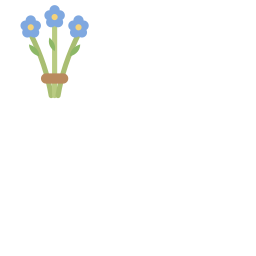
#> input picture tools/art/source/flax_408/reference_flax.png, 256 x 256 px, given in place of reference.png, which was not available
$ python package_r2_details.py ../flax_408/reference_flax.png ../poi_city_park/reference_backdrop.png
#> lines starting #> are read from the running program, lines starting #| are printed output that depends on the picture
"""Document actual camera anchors and optional native-pixel lettering crops."""
from pathlib import Path
import json,sys
from PIL import Image,ImageOps,ImageDraw,ImageFont
ROOT=Path(__file__).resolve().parents[4];slug=sys.argv[1];rev=sys.argv[2] if len(sys.argv)>2 else 'r2';doc=ROOT/'docs/design'/(slug+'-2026-10-07')
fit=json.loads((ROOT/'tools/art/source'/slug/'camera-r2.json').read_text());(doc/'camera-registration.json').write_text(json.dumps(fit,indent=2)+'\n')
#> (reads tools/art/source/milk_tea_shop/camera-r2.json from the repository)
font=ImageFont.truetype('/usr/share/fonts/TTF/DejaVuSans.ttf',22)
ref=ImageOps.pad(Image.open(doc/'reference.png').convert('RGB'),(1400,1400),color='#eee7df');run=Image.open(doc/'godot-whole.png').convert('RGB')
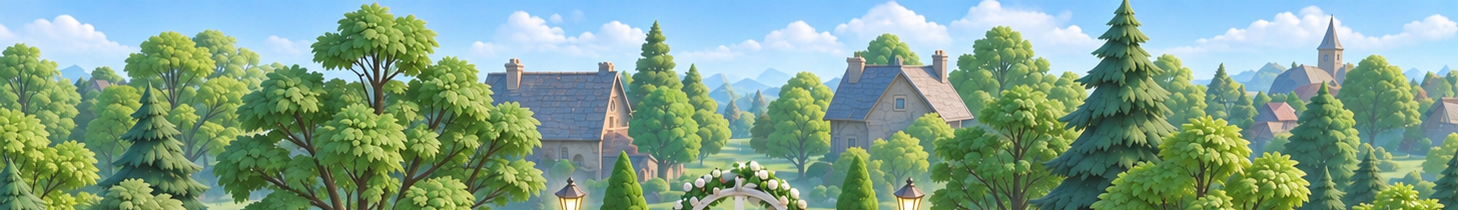
#> input picture tools/art/source/poi_city_park/reference_backdrop.png, 1458 x 210 px, given in place of godot-whole.png, which was not available
#> further down, run is the input picture: PIL image 1458x210 RGB; mean R, G, B 129.5, 162.1, 140.1
for im,key in [(ref,'observed_letterboxed_corners'),(run,'fitted_corners')]:
 dr=ImageDraw.Draw(im);pts=fit[key]
 for name,(x,y) in zip(['left','front','right'],pts):
  dr.ellipse((x-9,y-9,x+9,y+9),outline='#d52950',width=4);dr.text((x-55,y-35),name,font=font,fill='#d52950')
 back=[pts[0][j]+pts[2][j]-pts[1][j] for j in (0,1)];x,y=back
 dr.rectangle((x-8,y-8,x+8,y+8),outline='#365ce3',width=3);dr.text((x+10,y),'inferred back',font=font,fill='#365ce3')
#> this loop made 2 passes
#> (key, pts, x, y) on passes 1 to 2: ('observed_letterboxed_corners', [[79.79, 921.2], [839.6, 1277.6], [1345.6, 958.4]], 585.8, 602.1), ('fitted_corners', [[94.4, 953.6], [806.4, 1275.2], [1364.3, 928.5]], 652.3, 606.8)
can=Image.new('RGB',(2800,1455),'#eee7df');can.paste(ref,(0,55));can.paste(run,(1400,55));dr=ImageDraw.Draw(can)
#> after `can = Image.new('RGB', (2800, 1455), '#eee7df')`:
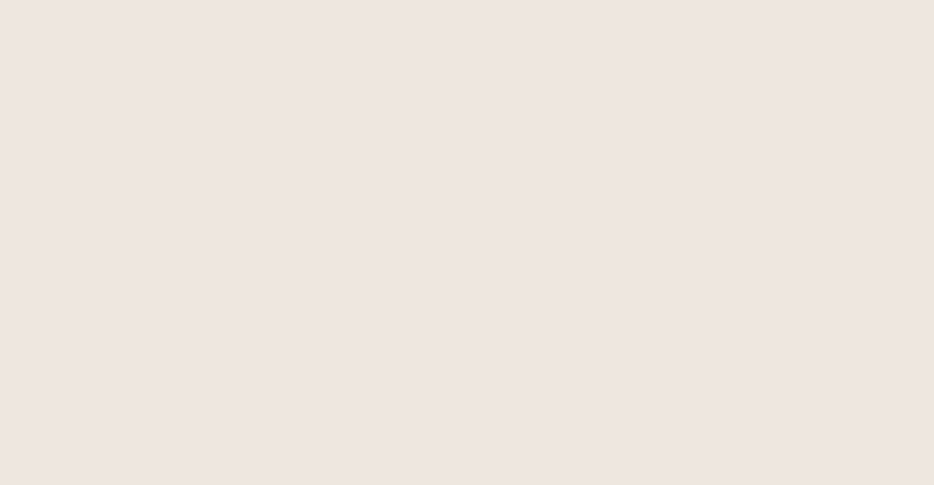
#> can: PIL image 2800x1455 RGB (shown at 1/3 size); mean R, G, B 238, 231, 223
#> after `can.paste(ref, (0, 55))`:
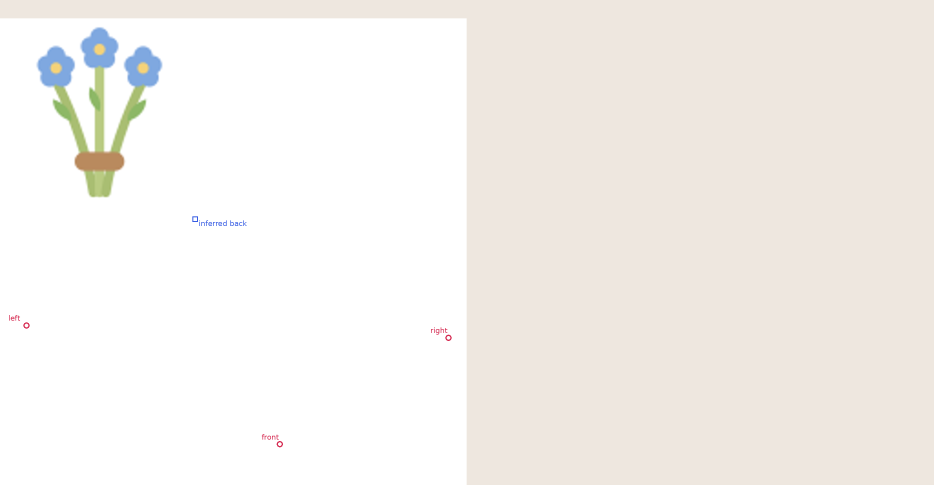
#> can: PIL image 2800x1455 RGB (shown at 1/3 size); mean R, G, B 244.5, 241.2, 236.8
#> after `can.paste(run, (1400, 55))`:
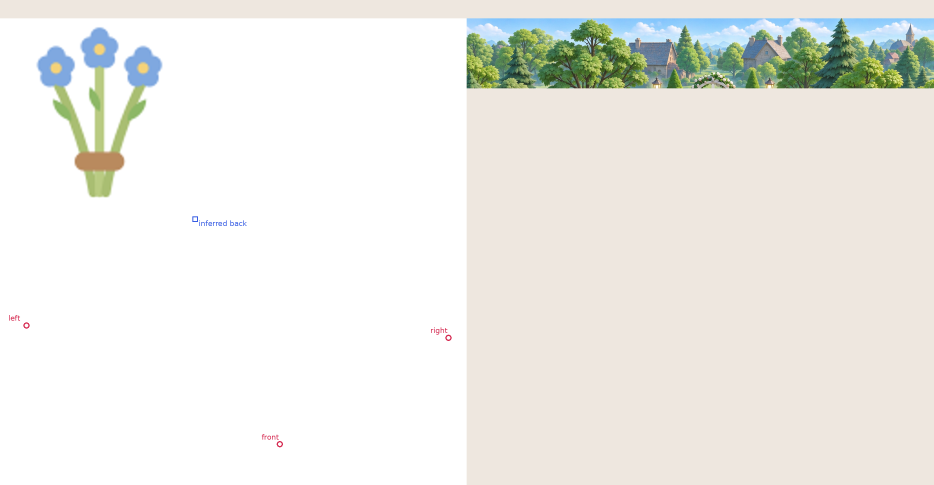
#> can: PIL image 2800x1455 RGB (shown at 1/3 size); mean R, G, B 236.6, 236.2, 230.7
dr.text((20,15),'Reference plinth edge intersections',font=font,fill='#443b37');dr.text((1420,15),'Rigid fit / residuals '+', '.join(f'{n:.1f}' for n in fit['residual_px'])+' px; no model scaling',font=font,fill='#443b37');can.save(doc/'camera-registration.png')
#> after `dr.text((20, 15), 'Reference plinth edge intersections', font=font, fi`:
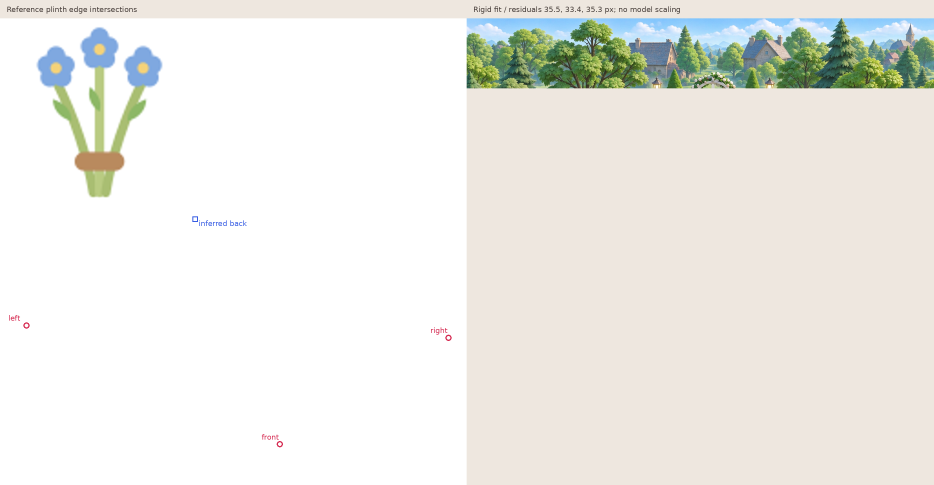
#> saved as camera-registration.png: PIL image 2800x1455 RGB (shown at 1/3 size); mean R, G, B 236.5, 236, 230.5
p=doc/'signage-crops.json'
if p.exists():
 boxes=json.loads(p.read_text());whole=Image.open(doc/'godot-whole.png').convert('RGB');w=max(480,max((r['box'][2]-r['box'][0])*3+50 for r in boxes));big_top=max(220,max(r['box'][3]-r['box'][1] for r in boxes)+95);h=max(600,max((r['box'][3]-r['box'][1])*3+big_top+60 for r in boxes))
 can=Image.new('RGB',(w*len(boxes),h),'#eee7df');dr=ImageDraw.Draw(can)
 for i,rec in enumerate(boxes):
  crop=whole.crop(rec['box']);can.paste(crop,(i*w+25,65));can.paste(crop.resize((crop.width*3,crop.height*3),Image.Resampling.NEAREST),(i*w+25,big_top));dr.text((i*w+12,15),rec['label'],font=font,fill='#443b37')
 dr.text((20,h-35),'Whole-view pixels above; 3x nearest-neighbour below (inspection only)',font=font,fill='#443b37');can.save(doc/'signage-check.png')
p=doc/'detail-views.json'
if p.exists():
 panels=json.loads(p.read_text());can=Image.new('RGB',(1600,850*((len(panels)+1)//2)),'#eee7df');dr=ImageDraw.Draw(can)
 for i,rec in enumerate(panels):
  im=ImageOps.contain(Image.open(ROOT/'output'/slug/rev/rec['file']).convert('RGB'),(800,800));x=i%2*800;y=i//2*850
  can.paste(im,(x+(800-im.width)//2,y+50+(800-im.height)//2));dr.text((x+20,y+15),rec['label'],font=font,fill='#443b37')
 can.save(doc/'asset-details.jpg',quality=94)
